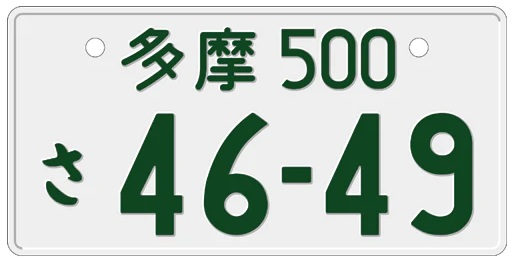
#> input picture TS-ANPR-release-v3.1.0/examples/img/JP/licensePlate.jpg, 515 x 263 px
$ python create_calib.py --data_dir ../../../../TS-ANPR-release-v3.1.0/examples/img/JP
#> lines starting #> are read from the running program, lines starting #| are printed output that depends on the picture
import os
import argparse
import random
import cv2
from PIL import Image
from imutils import paths
from tqdm import tqdm

def parse_arguments():
    """명령줄 인자를 파싱합니다."""
    parser = argparse.ArgumentParser(description="LPRNet 모델을 위한 Hailo 보정 데이터셋 생성 스크립트")

    parser.add_argument("--data_dir", type=str, required=True,
                        help="보정 데이터를 만들 원본 이미지들이 있는 디렉토리 경로 (e.g., ./data)")
    parser.add_argument("--target_dir", type=str, default="lpr_calib_rgb",
                        help="처리된 보정 이미지들을 저장할 디렉토리 경로")
    parser.add_argument("--image_size", nargs=2, type=int, default=[300, 75],
                        help="모델 입력 크기 (너비 높이 순)")
    parser.add_argument("--num_images", type=int, default=1024,
                        help="생성할 보정 이미지의 개수")
    parser.add_argument("--image_extensions", nargs='+', type=str, default=['.jpg', '.jpeg', '.png'],
                        help="찾을 이미지 파일 확장자 목록")

    return parser.parse_args()

def main():
    args = parse_arguments()
    target_w, target_h = args.image_size

    # 타겟 디렉토리 생성
    os.makedirs(args.target_dir, exist_ok=True)
    print(f"결과물이 저장될 폴더: '{os.path.abspath(args.target_dir)}'")

    # 모든 이미지 파일 경로 탐색
    all_image_paths = list(paths.list_images(args.data_dir))
    if not all_image_paths:
        print(f"오류: '{args.data_dir}' 에서 이미지를 찾을 수 없습니다.")
        return
    print(f"총 {len(all_image_paths)}개의 이미지를 찾았습니다.")

    # 필요한 개수만큼 이미지 랜덤 선택
    random.shuffle(all_image_paths)
    images_to_process = all_image_paths[:args.num_images]

    if len(images_to_process) < args.num_images:
        print(f"경고: 요청하신 {args.num_images}개보다 적은 {len(images_to_process)}개의 이미지만 사용합니다.")

    print(f"총 {len(images_to_process)}개의 이미지로 RGB 순서의 보정 데이터셋을 생성합니다...")

    for idx, filepath in tqdm(enumerate(images_to_process), total=len(images_to_process)):
        try:
            # 1. OpenCV로 이미지 읽기 (BGR 순서)
            img_bgr = cv2.imread(filepath)
#> img_bgr is the input picture: shape (263, 515, 3); mean B, G, R 199.4, 205.9, 196.2
            if img_bgr is None:
                print(f"경고: 파일을 읽을 수 없습니다 - {filepath}")
                continue

            # 2. RGB 순서로 변환 (핵심 단계!)
            img_rgb = cv2.cvtColor(img_bgr, cv2.COLOR_BGR2RGB)

            # 3. LPRNet 학습 방식과 동일하게 강제 리사이즈
            resized_img = cv2.resize(img_rgb, (target_w, target_h), interpolation=cv2.INTER_LINEAR)
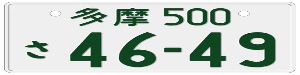
#> resized_img: shape (75, 300, 3); mean R, G, B 197.2, 206.9, 200.4

            # 4. Pillow를 사용하여 RGB 순서 그대로 저장
            pil_img = Image.fromarray(resized_img)
            output_filename = f"calib_img_{idx:04d}.png"
            output_filepath = os.path.join(args.target_dir, output_filename)
            pil_img.save(output_filepath, format="PNG")

        except Exception as e:
            print(f"오류 발생 ({filepath}): {e}")
            continue
#> pass 2 of the loop in main, `for idx, filepath in tqdm(enumerate(images_to_process), total=len(imag..`:
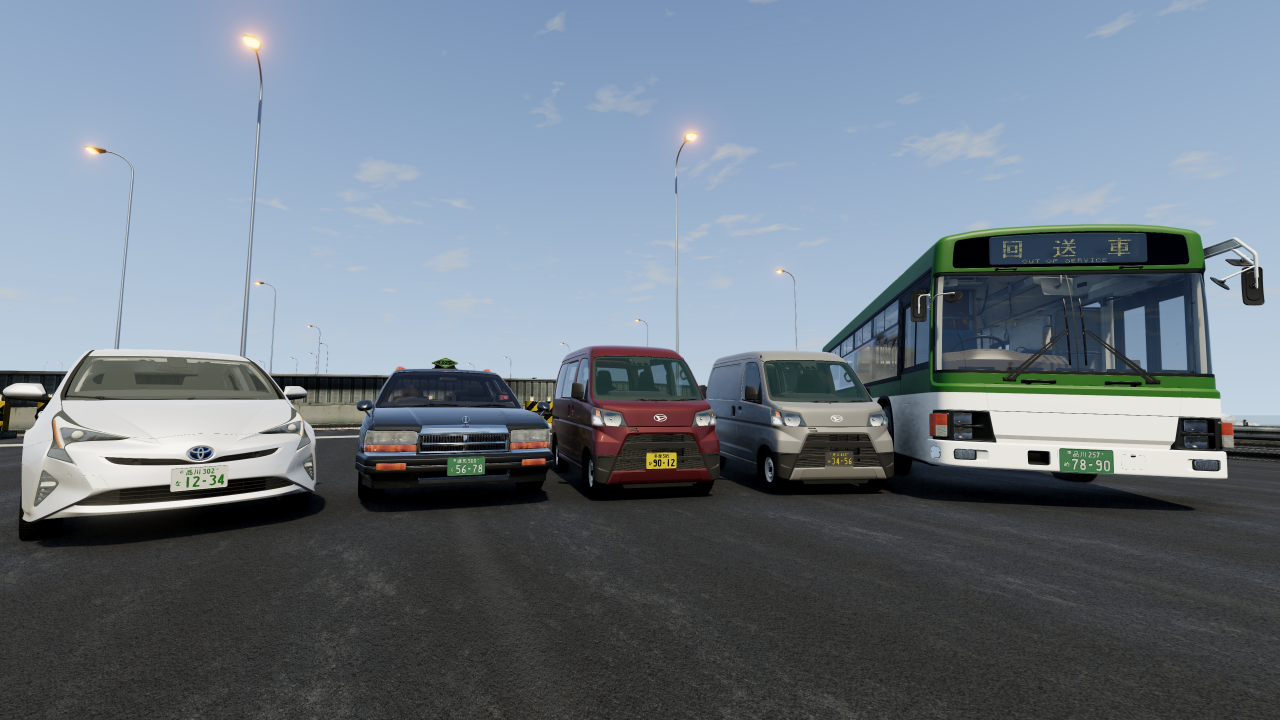
#> input picture TS-ANPR-release-v3.1.0/examples/img/JP/multiple.jpg, 3840 x 2160 px (shown at 1/3 size)
#> in main, img_bgr is the input picture: shape (2160, 3840, 3); mean B, G, R 132.1, 120.7, 109.3
#> img_rgb: shape (2160, 3840, 3)
#> in main, `resized_img = cv2.resize(img_rgb, (target_w, target_h), interpolation=..`:
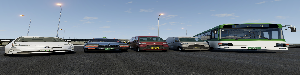
#> resized_img: shape (75, 300, 3); mean R, G, B 109.4, 120.7, 132.1

    print("\n보정 데이터셋 생성이 완료되었습니다!")
    print(f"이제 '{args.target_dir}' 폴더를 HEF 컴파일 시 --calib-path 인자로 사용하세요.")

if __name__ == "__main__":
    main()
